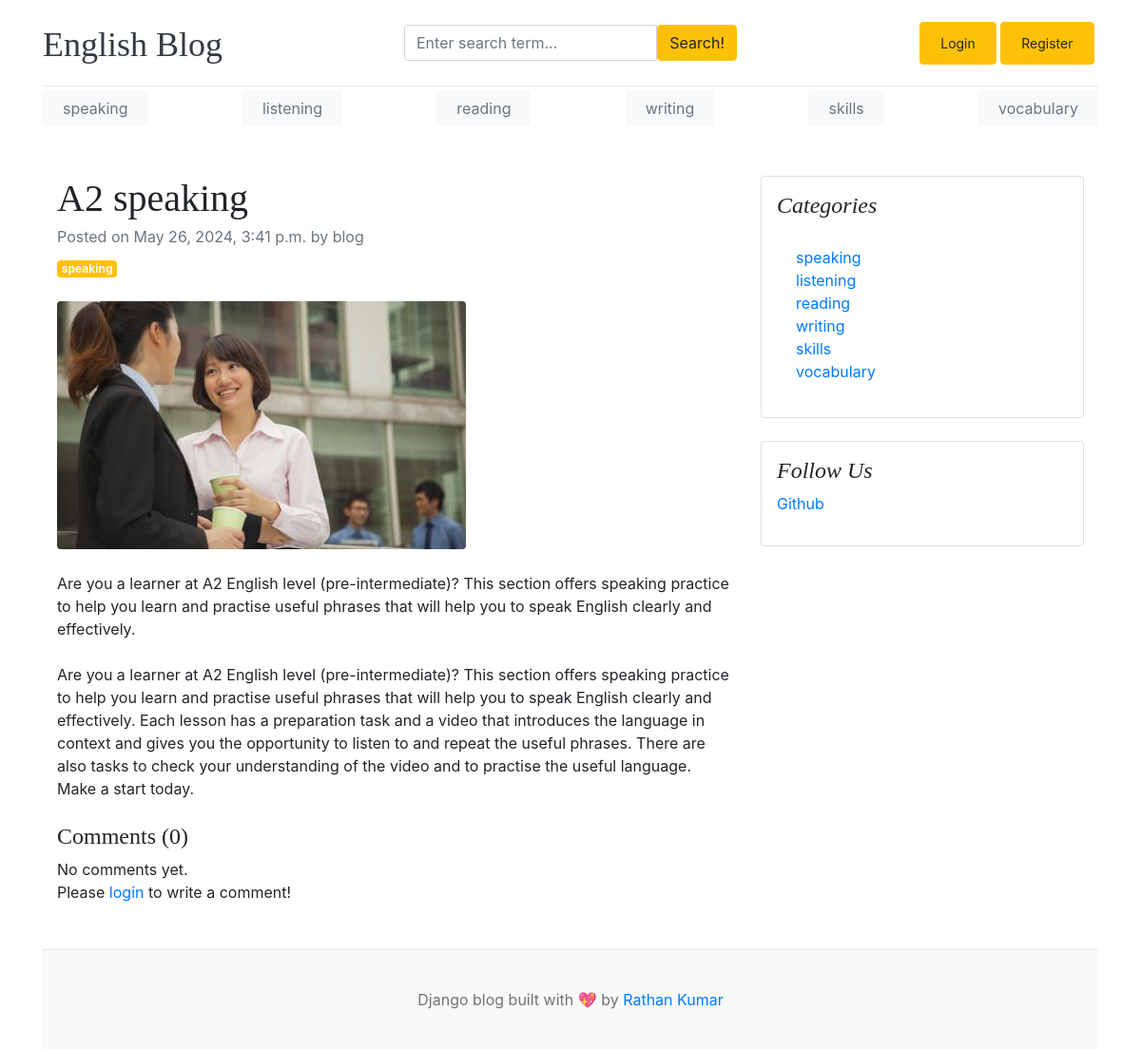
/blogs/a2-speaking/, run on an earlier commit of the app's database.
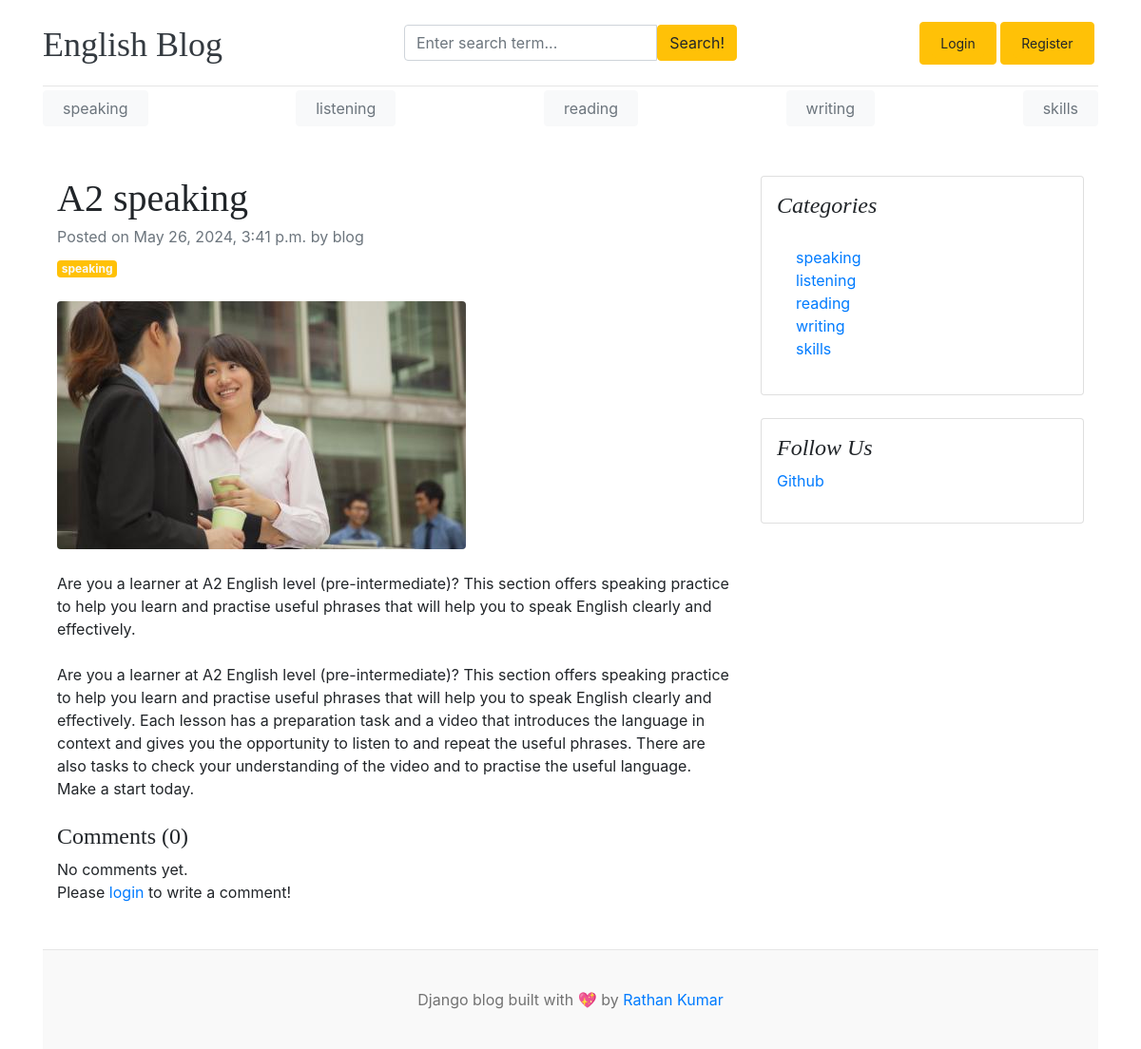
And on a later commit of the database.
### blogs/models.py (models this page shows, shortened)
class Category(models.Model):
    category_name = models.CharField(max_length=50, unique=True)
    created_at = models.DateTimeField(auto_now_add=True)
    updated_at = models.DateTimeField(auto_now=True)
    class Meta:
        verbose_name_plural = 'categories'
    def __str__(self):
        return self.category_name

class Blog(models.Model):
    title = models.CharField(max_length=100)
    slug = models.SlugField(max_length=150, unique=True, blank=True)
    category = models.ForeignKey(Category, on_delete=models.CASCADE)
    author = models.ForeignKey(User, on_delete=models.CASCADE)
    featured_image = models.ImageField(upload_to='uploads/%Y/%m/%d')
    short_description = models.TextField(max_length=500)
    blog_body = models.TextField(max_length=2000)
    status = models.CharField(max_length=20, choices=STATUS_CHOICES, default="Draft")
    is_featured = models.BooleanField(default=False)
    created_at = models.DateTimeField(auto_now_add=True)
    updated_at = models.DateTimeField(auto_now=True)

### assignments/models.py (models this page shows, shortened)
class SocialLink(models.Model):
    platform = models.CharField(max_length=25)
    link = models.URLField(max_length=100)
    created_at = models.DateTimeField(auto_now_add=True)
    updated_at = models.DateTimeField(auto_now=True)

### blogs/views.py (the view, shortened to what this page needs)
# urls.py: path('blogs/<slug:slug>/', BlogsView.blogs, name='blogs'),
def blogs(request, slug):
    single_blog = get_object_or_404(Blog, slug=slug, status='Published')
    comments = Comment.objects.filter(blog=single_blog)
    context = {
        'single_blog': single_blog,
        'comments': comments,
    }
    return render(request, 'blogs.html', context)

### blogs/context_processors.py (called while the page is built)
def get_categories(request):
    categories = Category.objects.all()
    return dict(categories=categories)

def get_social_links(request):
    social_links = SocialLink.objects.all()
    return dict(social_links=social_links)

### templates/blogs.html
{% extends 'base.html' %}
{% block content %}
    <div class="container mt-5">
        <div class="row">
            <div class="col-lg-8">
                <article>
                    <header class="mb-4">
                        <h1 class="fw-bolder mb-1">{{ single_blog.title }}</h1>
                        <div class="text-muted fst-italic mb-2">Posted on {{ single_blog.created_at }}
                            by {{ single_blog.author }}</div>
                        <a class="badge bg-warning text-decoration-none text-light"
                           href="#!">{{ single_blog.category }}</a>
                    </header>
                    <figure class="mb-4"><img class="img-fluid rounded" src="{{ single_blog.featured_image.url }}"
                                              alt="..."/></figure>
                    <section class="mb-5">
                        <p class="fs-5 mb-4">{{ single_blog.short_description }}</p>
                        <p class="fs-5 mb-4">{{ single_blog.blog_body }}</p>
                        <h4>Comments ({{ comments.count }})</h4>
                        {% if comments %}
                            {% for comment in comments %}
                                <div class="card mt-1">
                                    <div class="card-body">
                                        <p class="card-text mb-0">{{ comment }}</p>
                                        <span>
                                        <small>By {{ comment.user }}</small>
                                        <small>| {{ comment.created_at | timesince }} ago</small>
                                    </span>
                                    </div>
                                </div>
                            {% endfor %}
                        {% else %}
                            No comments yet.
                        {% endif %}
                        <br>
                        <div class="form-group">
                            {% if user.is_authenticated %}
                                <form action="" method="POST">
                                    {% csrf_token %}
                                    <div class="form-group">
                                        <textarea name="comment" class="form-control"
                                                  placeholder="Write your comment"></textarea>
                                        <input type="submit" value="Submit" class="btn btn-primary mt-2">
                                    </div>
                                </form>
                            {% else %}
                                <p>Please <span><a href="{% url 'login' %}">login</a></span> to write a comment!</p>
                            {% endif %}
                        </div>
                    </section>
                </article>
            </div>
            <div class="col-lg-4">
                <div class="card mb-4 p-3">
                    <h4 class="font-italic">Categories</h4>
                    <div class="card-body">
                        <div class="row">
                            <div class="col-sm-6">
                                <ul class="list-unstyled mb-0">
                                    {% for cat in categories %}
                                        <li><a href="{% url 'posts_by_category' cat.id %}">{{ cat.category_name }}</a>
                                        </li>
                                    {% endfor %}
                                </ul>
                            </div>
                        </div>
                    </div>
                </div>
                {% if social_links %}
                    <div class="card mb-4 p-3">
                        <h4 class="font-italic">Follow Us</h4>
                        <ol class="list-unstyled">
                            {% for i in social_links %}
                                <li><a href="{{ i.link }}" target="_blank">{{ i.platform }}</a></li>
                            {% endfor %}
                        </ol>
                    </div>
                {% endif %}
            </div>
        </div>
    </div>
{% endblock %}

### templates/base.html (shortened to what this page needs)
{% load static %}
<!DOCTYPE html>
<html lang="en">
<head>
    <link href="https://getbootstrap.com/docs/4.0/dist/css/bootstrap.min.css" rel="stylesheet">
    <link href="{% static 'css/blog.css' %}" rel="stylesheet">
    <link rel="stylesheet" href="https://cdnjs.cloudflare.com/ajax/libs/font-awesome/4.7.0/css/font-awesome.min.css">
</head>
<body>
<div class="container">
    <header class="blog-header py-3">
        <div class="row flex-nowrap justify-content-between align-items-center">
            <div class="col-4 pt-1">
                <a class="blog-header-logo text-dark" href="/">English Blog</a>
            </div>
            <div class="col-4">
                <form action="{% url 'search' %}" method="GET">
                    <div class="input-group">
                        <input class="form-control" type="text" name="keyword" value="{{ keyword }}"
                               placeholder="Enter search term..." aria-label="Enter search term..."
                               aria-describedby="button-search"/>
                        <button type="submit" class="btn btn-warning" id="button-search" type="button">Search!</button>
                    </div>
                </form>
            </div>
            <div class="col-4 d-flex justify-content-end align-items-center">
                {% if not user.is_authenticated %}
                    <buttun class="btn btn-warning"><a class="btn btn-sm btn-warning" href="{% url 'login' %}">Login</a>
                    </buttun> &nbsp;
                    <buttun class="btn btn-warning"><a class="btn btn-sm btn-warning" href="{% url 'register' %}">Register</a>
                    </buttun> &nbsp;
                {% endif %}
            </div>
        </div>
    </header>
    <div class="nav-scroller py-1 mb-2">
        <nav class="nav d-flex justify-content-between">
            {% for cat in categories %}
                <button type="button" class="btn btn-light"><a class="p-2 text-muted"
                                                               href="{% url 'posts_by_category' cat.id %}">{{ cat.category_name }}</a>
                </button>
            {% endfor %}
        </nav>
    </div>
    {% block content %}
    {% endblock %}
    <footer class="blog-footer">
        <p>Django blog built with 💖 by <a href="#">Rathan Kumar</a></p>
    </footer>
</body>
</html>

### config/static/css/blog.css (style rules this page uses)
.blog-header { border-bottom: 1px solid #e5e5e5; }
.blog-header-logo { font-family: "Playfair Display", Georgia, "Times New Roman", serif; font-size: 2.25rem; }
h1, h2, h3, h4, h5, h6 { font-family: "Playfair Display", Georgia, "Times New Roman", serif; }
.blog-footer { padding: 2.5rem 0; color: #727272; text-align: center; background-color: #f9f9f9; border-top: .05rem solid #e5e5e5; }
.blog-footer p:last-child { margin-bottom: 0; }

What changed in the data, as far as the page shows it:
removed Category: category_name "vocabulary"
